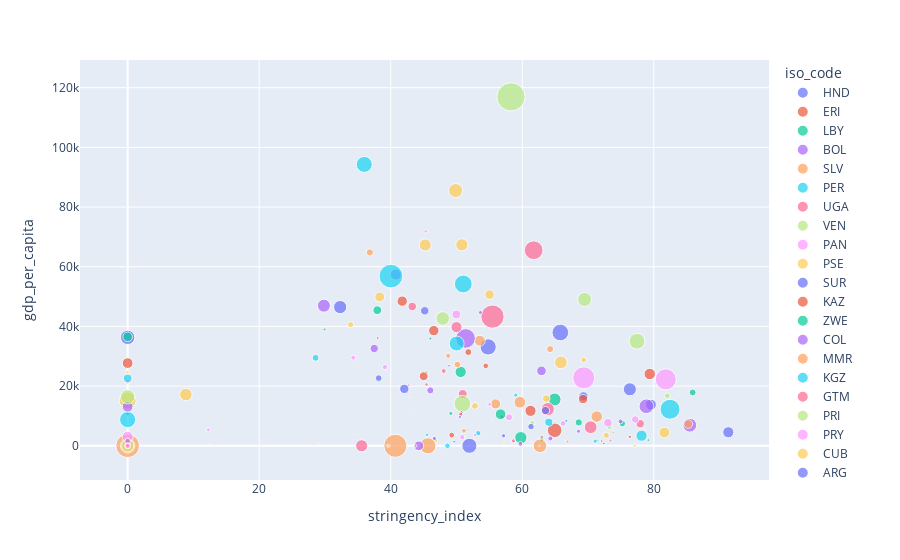

The notebook cell saved with this chart:
### Code cell
import plotly.express as px
import seaborn as sns

df_string=pd.pivot_table(df,index=['iso_code'],aggfunc='mean')


plt.figure(figsize=(20,10))
df_string=df_string.sort_values(by='stringency_index',ascending=False)[['stringency_index','gdp_per_capita','Cases %pob']]
df_string.head(20)

px.scatter(df_string,x='stringency_index',y='gdp_per_capita',size='Cases %pob',hover_name=df_string.index,color=df_string.index)
#sns.regplot(x='stringency_index',y='Cases %pob',data=df_string)
